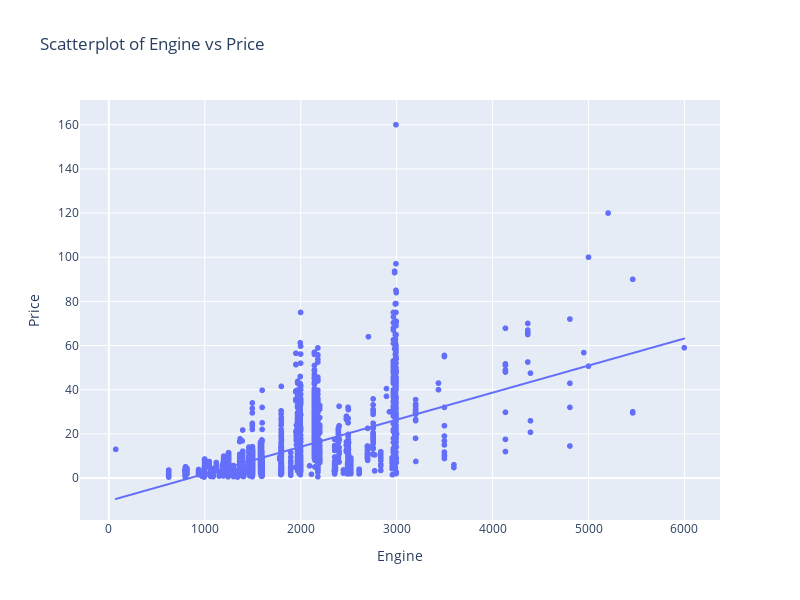

The code cell stored with this chart in its notebook:
### Code cell
px.scatter(df, x='Engine', y='Price', trendline='ols', width=800, height=600, title="Scatterplot of Engine vs Price")

### Figure 1 — Plotly figure (JSON) as saved in the notebook; plotly's stock layout.template omitted (floating-point values rounded to 4 significant figures; data arrays with more than 128 entries replaced by an {"elided": "..."} marker saying what was removed)
{"data": [{"hovertemplate": "Engine=%{x}<br>Price=%{y}<extra></extra>", "legendgroup": "", "marker": {"color": "#636efa", "symbol": "circle"}, "mode": "markers", "name": "", "showlegend": false, "type": "scattergl", "x": {"elided": "6019 int values"}, "xaxis": "x", "y": {"elided": "6019 float values"}, "yaxis": "y"}, {"hovertemplate": "<b>OLS trendline</b><br>Price = 0.0122621 * Engine + -10.384<br>R<sup>2</sup>=0.433430<br><br>Engine=%{x}<br>Price=%{y} <b>(trend)</b><extra></extra>", "legendgroup": "", "marker": {"color": "#636efa", "symbol": "circle"}, "mode": "lines", "name": "", "showlegend": false, "type": "scattergl", "x": {"elided": "5983 int values"}, "xaxis": "x", "y": {"elided": "5983 float values"}, "yaxis": "y"}], "layout": {"height": 600, "legend": {"tracegroupgap": 0}, "title": {"text": "Scatterplot of Engine vs Price"}, "width": 800, "xaxis": {"anchor": "y", "domain": [0, 1], "title": {"text": "Engine"}}, "yaxis": {"anchor": "x", "domain": [0, 1], "title": {"text": "Price"}}}}
